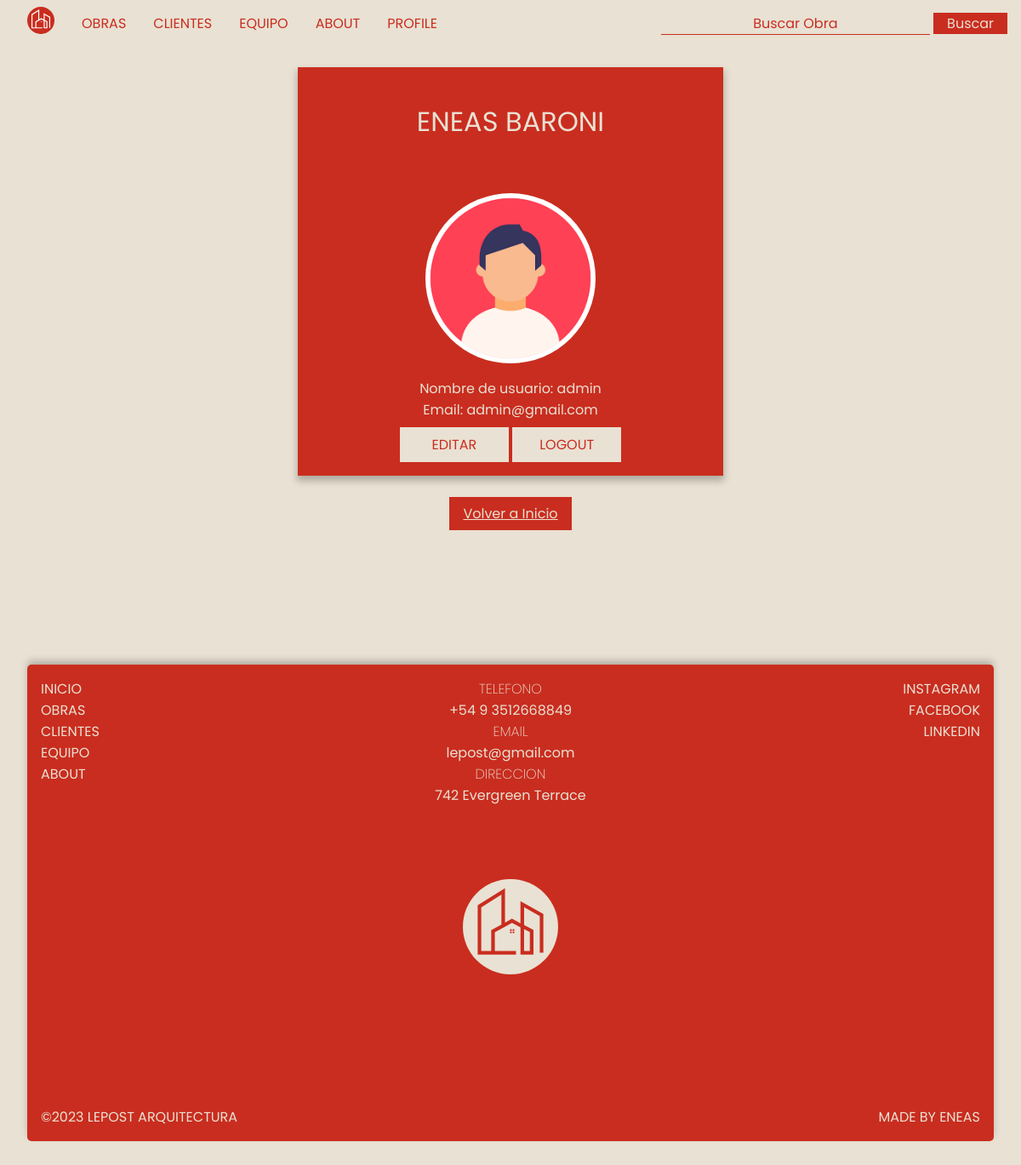
Screenshot of /accounts/profile/ (signed in) with the database file from the repository.
### users/models.py (models this page shows)
class CustomUser(AbstractUser):
    profile_pic = models.ImageField(upload_to='profile_pics/', blank=True, null=True)

### users/views.py (the view)
# urls.py: path('profile/', UserView.as_view(), name='profile'), #as_view() es un metodo de clase que devuelve una vista
class UserView(LoginRequiredMixin, TemplateView): #Hereda de TemplateView y LoginRequiredMixin (mixin para requerir login)
    template_name = 'usuarios/profile.html'
    def get_context_data(self, **kwargs): #sobreescribe el metodo get_context_data de TemplateView para pasarle el usuario
        context = super().get_context_data(**kwargs)
        context['user'] = self.request.user
        return context

### templates/usuarios/profile.html (shortened to what this page needs)
{% extends "base.html" %}
{% block content %}
  <main id="profile">
    <div class="profileContainer">
      <h1>{{user.first_name|upper}} {{user.last_name|upper}}</h1>
      {%if user.profile_pic %}
      <img src="{{user.profile_pic.url}}" alt="imagen de perfil">
      {%endif%}
      <div class="memberDetail">
        <div>
          <p>Nombre de usuario: {{user.username}}</p>
          <p>Email: {{user.email}}</p>
        </div>
      </div>
      <div class="listBtnsContainer">
          <button class="editBtn">
            <a href="/accounts/update">EDITAR</a>
          </button>
          <button class="editBtn">
            <a href="/accounts/logout">LOGOUT</a>
          </button>
      </div>
    </div>
    <a href="/" class="homeBtn">Volver a Inicio</a>
  </main>
{% endblock %}

### static/css/styles.css (style rules this page uses)
:root { --main-color: #161616; --main-color: #c92d1f; --second-color: #e9e1d3; --main-bg: #e9e1d3; }
* { font-family: 'Poppins', sans-serif; font-size: 16px; font-weight: 400; text-align: center; color: var(--main-color); margin: 0; padding: 0; box-sizing: border-box; }
html { background-color: var(--main-bg); margin: 0 1rem; }
main { min-height: calc(100vh - 66px - 4rem); }
.editBtn, .deleteBtn { background-color: var(--main-color); color: var(--second-color); border: none; padding: 0.5rem 1rem; cursor: pointer; width: 8rem; margin-top: 0.5rem; }
.editBtn a, .deleteBtn a { text-decoration: none; color: var(--second-color); }
.homeBtn { background-color: var(--main-color); color: var(--second-color); margin-top: 2rem; padding: 0.5rem 1rem; }
.profileContainer { display: flex; flex-direction: column; margin: 2rem auto; max-width: 500px; min-height: 60vh; background-color: var(--main-color); box-shadow: 0px 5px 8px 1px rgba(0,0,0,0.25); position:relative; z-index: 90; }
.profileContainer * { color: var(--main-bg); }
.profileContainer h1 { font-size: 2rem; font-weight: 400; text-align: left; margin: 1rem auto; padding: 0; line-height: 6rem; border-bottom: 2px solid var(--main-color); }
.profileContainer img { width: 200px; height: 200px; object-fit: cover; margin: auto; border-radius: 50%; }
.profileContainer .listBtnsContainer { margin-bottom: 1rem; }
.profileContainer .listBtnsContainer button { background-color: var(--main-bg); color: var(--main-color); }
.profileContainer .listBtnsContainer button a { color: var(--main-color); }

### rows the page displays
CustomUser: first_name "ENEAS", last_name "BARONI", profile_pic (picture), username "admin", email "admin@gmail.com"
